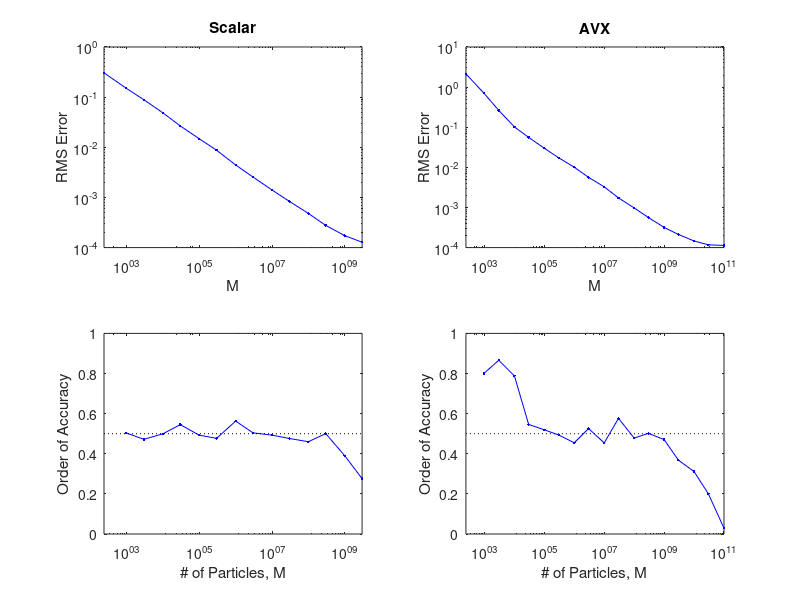

Reproduce this figure in MATLAB.
clear;

% data = load('OVS_RW_dt.dat','-ascii');
% 
% dt  = data(:,1);
% rms = data(:,2);
% 
% subplot(2,2,1);
% h1 = loglog(dt,rms,'b.-');
% xlabel('dt');
% ylabel('RMS Error');
% xlim([min(dt) max(dt)]);
% set(gca,'XTick',[0.00001 0.0001 0.001]);
% title('Time Step');
% 
% subplot(2,2,3);
% p = (log(rms(2:end)) - log(rms(1:end-1)))./(log(dt(2:end)) - log(dt(1:end-1)));
% h3 = semilogx(dt(2:end),p,'b.-');
% xlabel('dt');
% ylabel('Order of Accuracy');
% xlim([min(dt) max(dt)]);
% set(gca,'XTick',[0.00001 0.0001 0.001]);
% ylim([0 4]);
% line([min(dt) max(dt)],[2 2],'Color','black','LineStyle',':');

data = load('OVS_RW_M_scalar.dat','-ascii');

M  = data(:,1);
rms = data(:,2);

subplot(2,2,1);
h2 = loglog(M,rms,'b.-');
xlabel('M');
ylabel('RMS Error');
xlim([min(M) max(M)]);
set(gca,'XTick',[1000 100000 10000000 1000000000 100000000000]);
title('Scalar');

subplot(2,2,3);
p = (log(rms(1:end-1)) - log(rms(2:end)))./(log(M(2:end)) - log(M(1:end-1)));
h4 = semilogx(M(2:end),p,'b.-');
xlabel('# of Particles, M');
ylabel('Order of Accuracy');
xlim([min(M) max(M)]);
set(gca,'XTick',[1000 100000 10000000 1000000000 100000000000]);
ylim([0 1]);
line([min(M) max(M)],[0.5 0.5],'Color','black','LineStyle',':');


data = load('OVS_RW_M_AVX.dat','-ascii');

M  = data(:,1);
rms = data(:,2);

subplot(2,2,2);
h2 = loglog(M,rms,'b.-');
xlabel('M');
ylabel('RMS Error');
xlim([min(M) 100000000000]);
set(gca,'XTick',[1000 100000 10000000 1000000000 100000000000]);
title('AVX');

subplot(2,2,4);
p = (log(rms(1:end-1)) - log(rms(2:end)))./(log(M(2:end)) - log(M(1:end-1)));
h4 = semilogx(M(2:end),p,'b.-');
xlabel('# of Particles, M');
ylabel('Order of Accuracy');
xlim([min(M) 100000000000]);
set(gca,'XTick',[1000 100000 10000000 1000000000 100000000000]);
ylim([0 1]);
line([min(M) max(M)],[0.5 0.5],'Color','black','LineStyle',':');


% data = load('OVS_ADI_dh.dat','-ascii');
% 
% dh = 1./(data(:,1) - 1);
% rms = data(:,2);
% 
% subplot(2,2,2);
% h2 = loglog(dh,rms,'b.-');
% xlabel('dh');
% ylabel('RMS Error');
% xlim([min(dh) max(dh)]);
% title('Grid Spacing');
% set(gca,'XTick',[0.01 0.1]);
% 
% subplot(2,2,4);
% p = (log(rms(2:end)) - log(rms(1:end-1)))./(log(dh(2:end)) - log(dh(1:end-1)));
% h4 = semilogx(dh(2:end),p,'b.-');
% xlabel('dh');
% ylabel('Order of Accuracy');
% xlim([min(dh) max(dh)]);
% ylim([0 4]);
% line([min(dh) max(dh)],[2 2],'Color','black','LineStyle',':');
% set(gca,'XTick',[0.01 0.1]);
